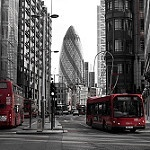
#> input picture samples/acceptable.jpg, 150 x 150 px
$ python -i features.py   (imports and definitions only)   (older library calls are emulated)
#> lines starting #> are read from the running program, lines starting #| are printed output that depends on the picture
import cv2
import numpy as np

def sharpness_score(image):
    gray = cv2.cvtColor(image, cv2.COLOR_BGR2GRAY)
    laplacian = cv2.Laplacian(gray, cv2.CV_64F)
    variance = laplacian.var()
    score = 1 - np.exp(-variance / 500)
    return float(np.clip(score, 0, 1))

def exposure_features(image):
    gray = cv2.cvtColor(image, cv2.COLOR_BGR2GRAY)
    mean_brightness = np.mean(gray)
    dark_pixels = np.sum(gray < 20)
    bright_pixels = np.sum(gray > 235)
    total_pixels = gray.size
    underexposed_ratio = dark_pixels / total_pixels
    overexposed_ratio = bright_pixels / total_pixels
    clipping_ratio = underexposed_ratio + overexposed_ratio
    exposure_score = 1 - min(clipping_ratio * 2, 1)
    brightness_penalty = abs(mean_brightness - 127.5) / 127.5
    score = exposure_score * (1 - 0.5 * brightness_penalty)
    return {
        "exposure_score": float(np.clip(score, 0, 1)),
        "brightness": float(mean_brightness),
        "underexposed_ratio": float(underexposed_ratio),
        "overexposed_ratio": float(overexposed_ratio)
    }

def noise_features(image):
    gray = cv2.cvtColor(image, cv2.COLOR_BGR2GRAY)
    gray = gray.astype(np.float32)
    blurred = cv2.GaussianBlur(gray, (5, 5), 0)
    residual = gray - blurred
    noise_level = np.std(residual)
    noise_score = np.exp(-noise_level / 15)
    return {
        "noise_score": float(np.clip(noise_score, 0, 1)),
        "noise_level": float(noise_level)
    }


def contrast_features(image):
    gray = cv2.cvtColor(image, cv2.COLOR_BGR2GRAY)
    contrast = np.std(gray)
    score = min(contrast / 64, 1)
    return {
        "contrast_score": float(np.clip(score, 0, 1)),
        "contrast_value": float(contrast)
    }


def saturation_features(image):
    hsv = cv2.cvtColor(image, cv2.COLOR_BGR2HSV)
    saturation = hsv[:, :, 1]
    mean_saturation = np.mean(saturation)
    score = min(mean_saturation / 128, 1)
    return {
        "saturation_score": float(np.clip(score, 0, 1)),
        "mean_saturation": float(mean_saturation)
    }

def extract_features(image):
    exposure = exposure_features(image)
    noise = noise_features(image)
    contrast = contrast_features(image)
    saturation = saturation_features(image)
    features = {
        "sharpness": sharpness_score(image),
        "exposure": exposure["exposure_score"],
        "brightness": exposure["brightness"],
        "underexposed_ratio": exposure["underexposed_ratio"],
        "overexposed_ratio": exposure["overexposed_ratio"],
        "noise": noise["noise_score"],
        "noise_level": noise["noise_level"],
        "contrast": contrast["contrast_score"],
        "contrast_value": contrast["contrast_value"],
        "saturation": saturation["saturation_score"],
        "mean_saturation": saturation["mean_saturation"]
    }

    return features

>>> import cv2
>>> picture = cv2.imread('../samples/acceptable.jpg')
#> picture is the input picture: shape (150, 150, 3); mean B, G, R 96.2, 96.1, 99.7
>>> result = extract_features(picture)
#> in exposure_features, `gray = cv2.cvtColor(image, cv2.COLOR_BGR2GRAY)`:
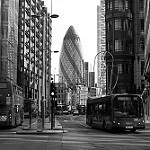
#> gray: shape (150, 150); min 0, max 255, mean 97.2
#> in exposure_features, `mean_brightness = np.mean(gray)`: mean_brightness = 97.24
#> in exposure_features, `dark_pixels = np.sum(gray < 20)`: dark_pixels = 2892
#> in exposure_features, `bright_pixels = np.sum(gray > 235)`: bright_pixels = 2494
#> in exposure_features, `underexposed_ratio = dark_pixels / total_pixels`: underexposed_ratio = 0.129
#> in exposure_features, `overexposed_ratio = bright_pixels / total_pixels`: overexposed_ratio = 0.111
#> in exposure_features, `clipping_ratio = underexposed_ratio + overexposed_ratio`: clipping_ratio = 0.239
#> in exposure_features, `exposure_score = 1 - min(clipping_ratio * 2, 1)`: exposure_score = 0.521
#> in exposure_features, `brightness_penalty = abs(mean_brightness - 127.5) / 127.5`: brightness_penalty = 0.237
#> in exposure_features, `score = exposure_score * (1 - 0.5 * brightness_penalty)`: score = 0.459
#> in extract_features, `exposure = exposure_features(image)`: exposure = {'exposure_score': 0.459, 'brightness': 97.24, 'underexposed_ratio': 0.129, 'overexposed_ratio': 0.111}
#> in noise_features, `blurred = cv2.GaussianBlur(gray, (5, 5), 0)`:
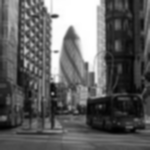
#> blurred: shape (150, 150) float32; min 1.17, max 255, mean 97.2
#> in noise_features, `residual = gray - blurred`:
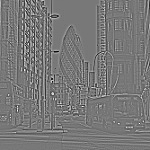
#> residual: shape (150, 150) float32; min -152.1, max 169.7, mean 0; drawn with min black and max white
#> in noise_features, `noise_level = np.std(residual)`: noise_level = 27.7
#> in noise_features, `noise_score = np.exp(-noise_level / 15)`: noise_score = 0.158
#> in extract_features, `noise = noise_features(image)`: noise = {'noise_score': 0.158, 'noise_level': 27.7}
#> in contrast_features, `contrast = np.std(gray)`: contrast = 74.49
#> in contrast_features, `score = min(contrast / 64, 1)`: score = 1
#> in extract_features, `contrast = contrast_features(image)`: contrast = {'contrast_score': 1, 'contrast_value': 74.49}
#> in saturation_features, `hsv = cv2.cvtColor(image, cv2.COLOR_BGR2HSV)`: hsv: shape (150, 150, 3); mean H, S, V 37.6, 22.9, 99.8
#> in saturation_features, `saturation = hsv[:, :, 1]`:
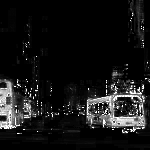
#> saturation: shape (150, 150); min 0, max 255, mean 22.9
#> in saturation_features, `mean_saturation = np.mean(saturation)`: mean_saturation = 22.88
#> in saturation_features, `score = min(mean_saturation / 128, 1)`: score = 0.179
#> in extract_features, `saturation = saturation_features(image)`: saturation = {'saturation_score': 0.179, 'mean_saturation': 22.88}
#> in sharpness_score, `laplacian = cv2.Laplacian(gray, cv2.CV_64F)`:
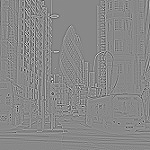
#> laplacian: shape (150, 150) float64; min -829, max 716, mean -0.1; drawn with min black and max white
#> in sharpness_score, `variance = laplacian.var()`: variance = 11507.5
#> in sharpness_score, `score = 1 - np.exp(-variance / 500)`: score = 1
#> result = 11 items

$ run again, on samples/defective.jpg
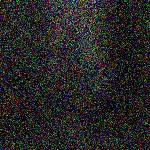
#> input picture samples/defective.jpg, 150 x 150 px
#> picture is the input picture: shape (150, 150, 3); mean B, G, R 38, 38.2, 39.2
#> mean_brightness = 38.48
#> dark_pixels = 7314
#> bright_pixels = 0
#> underexposed_ratio = 0.325
#> overexposed_ratio = 0
#> clipping_ratio = 0.325
#> exposure_score = 0.35
#> brightness_penalty = 0.698
#> in exposure_features, `score = exposure_score * (1 - 0.5 * brightness_penalty)`: score = 0.228
#> exposure = {'exposure_score': 0.228, 'brightness': 38.48, 'underexposed_ratio': 0.325, 'overexposed_ratio': 0}
#> noise_level = 24.86
#> noise_score = 0.191
#> noise = {'noise_score': 0.191, 'noise_level': 24.86}
#> in contrast_features, `contrast = np.std(gray)`: contrast = 29.5
#> in contrast_features, `score = min(contrast / 64, 1)`: score = 0.461
#> in extract_features, `contrast = contrast_features(image)`: contrast = {'contrast_score': 0.461, 'contrast_value': 29.5}
#> hsv: shape (150, 150, 3); mean H, S, V 86.8, 140.5, 49.6
#> in saturation_features, `saturation = hsv[:, :, 1]`:
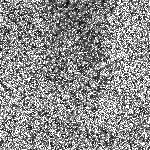
#> saturation: shape (150, 150); min 0, max 255, mean 140.5
#> mean_saturation = 140.5
#> in saturation_features, `score = min(mean_saturation / 128, 1)`: score = 1
#> in extract_features, `saturation = saturation_features(image)`: saturation = {'saturation_score': 1, 'mean_saturation': 140.5}
#> in sharpness_score, `laplacian = cv2.Laplacian(gray, cv2.CV_64F)`:
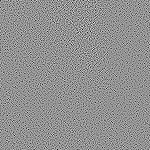
#> laplacian: shape (150, 150) float64; min -583, max 438, mean -0.1; drawn with min black and max white
#> variance = 15700.6
#> in sharpness_score, `score = 1 - np.exp(-variance / 500)`: score = 1
#> result = 11 items
